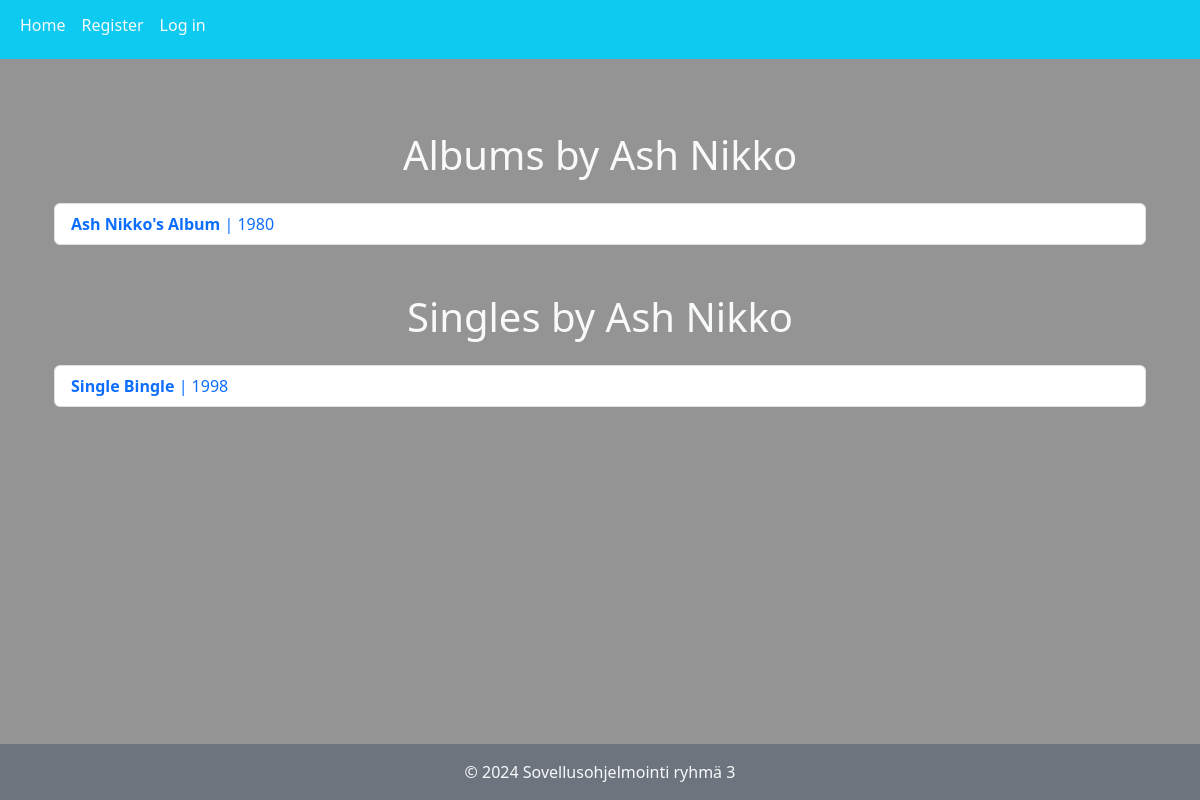
Page /artist/2/albums/ on the committed database.
### music_app/models.py (models this page shows, shortened)
class Artist(models.Model):
    name = models.CharField(max_length=100)
    def get_singles(self):
        return Track.objects.filter(artist=self, album__isnull=True)

class Album(models.Model):
    name = models.CharField(max_length=300)
    release_year = models.IntegerField(default=1900,
                    validators=[
                        MaxValueValidator(datetime.datetime.now().year),
                        MinValueValidator(1900)])
    date_added = models.DateField(auto_now_add=True)
    artist = models.ForeignKey(Artist, on_delete=models.CASCADE)

class Track(models.Model):
    name = models.CharField(max_length=300)
    length = models.IntegerField(default=0) # Length in seconds
    artist = models.ForeignKey(Artist, on_delete=models.CASCADE, null=True)
    album = models.ForeignKey(Album, on_delete=models.SET_NULL, null=True)
    release_year = models.IntegerField(default=1900,
                                       validators=[
                                           MaxValueValidator(datetime.datetime.now().year),
                                           MinValueValidator(1900)
                                       ])

### music_app/views.py (the view)
# urls.py: path('artist/<int:artist_id>/albums/', views.artist_albums, name='artist_albums'),
def artist_albums(request, artist_id):
    artist = get_object_or_404(Artist, id=artist_id)
    albums = Album.objects.filter(artist=artist)
    singles = artist.get_singles()
    return render(request, 'music_app/artist_albums.html',
                  {'artist': artist, 'albums': albums,
                   'singles': singles})

### music_app/templates/music_app/artist_albums.html (shortened to what this page needs)
{% extends "music_app/base.html" %}
{% block content %}
<div class="container my-5">
    <h1 class="text-center mb-4 text-light">Albums by {{ artist.name }}</h1>
    <ul class="list-group mb-5">
        {% if albums %}
            {% for album in albums %}
            <li class="list-group-item d-flex justify-content-between align-items-center">
                <a href="{% url 'music_app:track_list' album_id=album.id %}" class="text-decoration-none">
                    <strong>{{ album.name }}</strong> | {{ album.release_year }}
                </a>
            </li>
            {% endfor %}
        {% else %}
        <li class="list-group-item text-muted">No albums available for this artist.</li>
        {% endif %}
    </ul>
    <h1 class="text-center mb-4 text-light">Singles by {{ artist.name }}</h1>
    <ul class="list-group">
        {% if singles %}
            {% for single in singles %}
            <li class="list-group-item d-flex justify-content-between align-items-center">
                <a href="{% url 'music_app:track_details' track_id=single.id %}" class="text-decoration-none">
                    <strong>{{ single.name }}</strong> | {{ single.release_year }}
                </a>
            </li>
            {% endfor %}
        {% else %}
        <li class="list-group-item text-muted">No singles available for this artist.</li>
        {% endif %}
    </ul>
</div>
{% endblock %}

### music_app/templates/music_app/base.html (style rules this page uses)
body { display: flex; flex-direction: column; min-height: 100vh; margin: 0; background-color: #949494 ; }

### rows in the picture
Artist: name "Ash Nikko"
Album: name "Ash Nikko's Album", release_year "1980"
Track: name "Single Bingle", release_year "1998"
